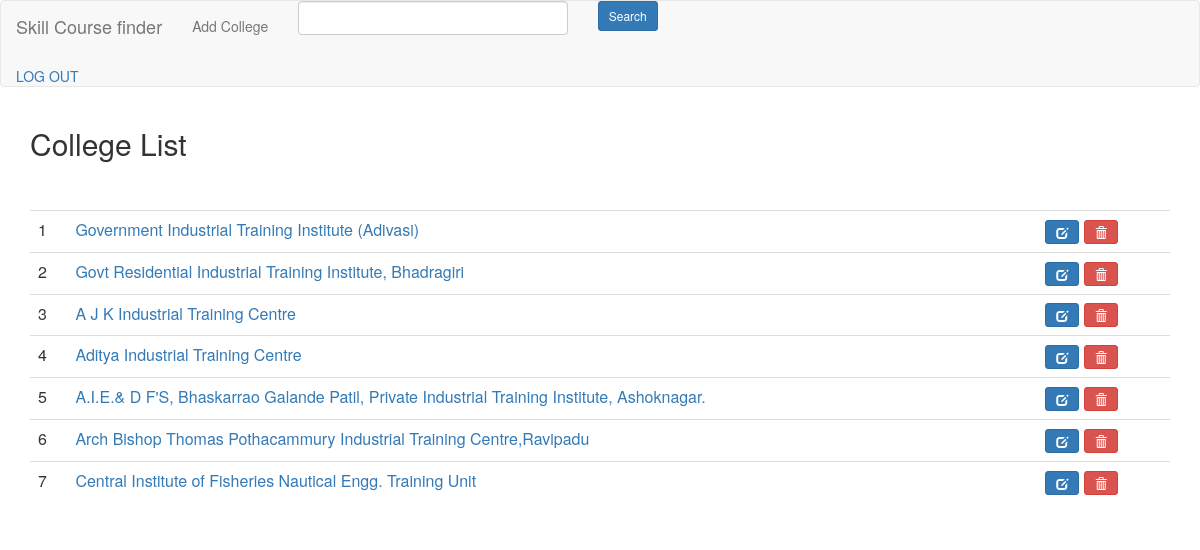
/php/mitenphp/index.php, run on the app's committed database.
### tables this page shows
CREATE TABLE `collegeinfo` (
  `ITI_Code` varchar(100) NOT NULL,
  `Display_Name` varchar(100) NOT NULL,
  `ITI_Name` varchar(100) NOT NULL,
  `Location` varchar(100) NOT NULL,
  `Institute_Type` varchar(100) NOT NULL,
  `Date_of_Establishment` varchar(100) NOT NULL,
  `Web_URL` varchar(100) NOT NULL,
  `Last_Date_Update_Date` varchar(100) NOT NULL,
  `Address` varchar(100) NOT NULL,
  `State` varchar(100) NOT NULL,
  `District` varchar(100) NOT NULL,
  `Contact_Ph_No` varchar(100) NOT NULL,
  `Pin_Code` varchar(100) NOT NULL,
  `SPIU_Name` varchar(100) NOT NULL,
  `Contact_Email` varchar(100) NOT NULL,
  `Affiliation_Status` varchar(100) NOT NULL,
  `Institute_Rating` varchar(100) NOT NULL
);

### php/mitenphp/index.php (the view, shortened to what this page needs)
<?php
include('header.php');
         $search = $_POST['search'];
         if(isset($_POST['searchquery'])){
         $sql = "select * from collegeinfo where ITI_Name like '%$search%'";
         }
         else{
         $sql = "select * from collegeinfo";
         }
?>
<html>
<head>
<div class="container">
  <h2>College List</h2><br><br>
  <table class="table">
    <tbody>
      <tr>
      <?php
         $result = mysql_query($sql);
         $number = 1;
         while($fet = mysql_fetch_array($result)) {
            echo"<td>".$number."</td>";
            echo'<td><a href ="collegeinfo.php?info='.$fet['ITI_Code'].'">'.$fet['ITI_Name'].'</td>';
            echo '<td>
                  <a href="edit.php?id='.$fet['ITI_Code'].'" class="btn btn-primary btn-sm" ><span class="glyphicon glyphicon-edit" aria-hidden="true"></span></a>
                  <a href="delete.php?id='.$fet['ITI_Code'].'" onclick="return confirm(\'Are you sure you want to delete '.$fet['ITI_Code'].'?\')" class="btn btn-danger btn-sm"><span class="glyphicon glyphicon-trash" aria-hidden="true"></span></a>
                  </td>';
            echo"</tr>";
         $number++;
           }
        ?>
    </tbody>
  </table>
</div>
</body>
</html>

### data on the page
collegeinfo: ITI_Name "Government Industrial Training Institute (Adivasi)"
collegeinfo: ITI_Name "Govt Residential Industrial Training Institute, Bhadragiri"
collegeinfo: ITI_Name "A J K Industrial Training Centre"
collegeinfo: ITI_Name "Aditya Industrial Training Centre"
collegeinfo: ITI_Name "A.I.E.& D F'S, Bhaskarrao Galande Patil, Private Industrial Training Institute, Ashoknagar."
collegeinfo: ITI_Name "Arch Bishop Thomas Pothacammury Industrial Training Centre,Ravipadu"
collegeinfo: ITI_Name "Central Institute of Fisheries Nautical Engg. Training Unit"
